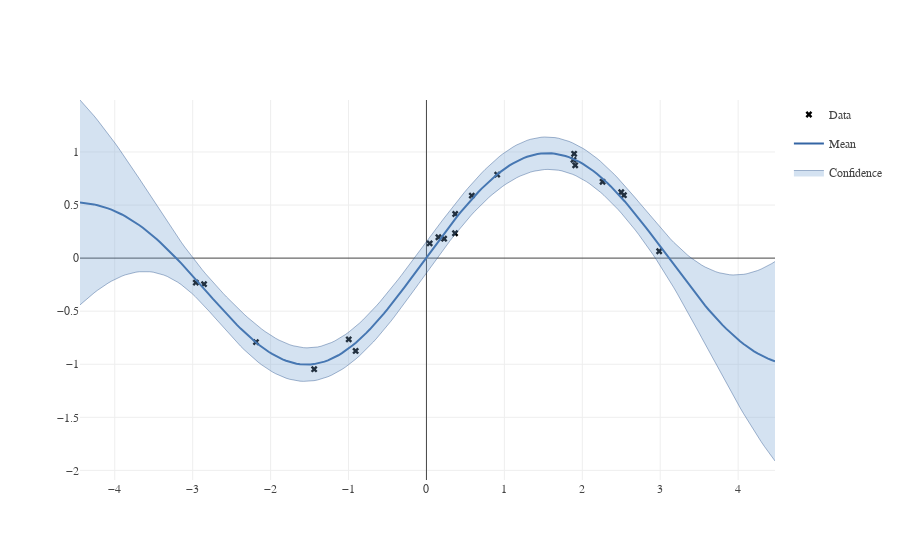

Write notebook code for a chart like this one.
### Markdown cell above
In this simple example, the objective function (usually!) has only one local minima, and each of the found solutions are the same. 

Once again, we can use `print(m)` and `m.plot()` to look at the resulting model resulting model. This time, the paraemters values have been optimized agains the log likelihood (aka the log marginal likelihood): the fit shoul dbe much better.

### Code cell
display(m)
fig = m.plot()
GPy.plotting.show(fig, filename='basic_gp_regression_notebook_optimized')

### Figure 1 — Plotly figure (JSON) as saved in the notebook; plotly's stock layout.template omitted (floating-point values rounded to 4 significant figures; data arrays with more than 128 entries replaced by an {"elided": "..."} marker saying what was removed)
{"data": [{"marker": {"color": "black", "symbol": "x"}, "mode": "markers", "name": "Data", "showlegend": true, "type": "scatter", "uid": "a7e55cbb-98a4-4f8a-9d91-22285349439a", "x": [0.9082, 1.887, 2.534, 2.5, 0.3666, -1.441, -0.9972, 2.987, 0.1536, 1.895, 0.5821, 0.04158, -0.9088, 0.2266, -2.96, 2.26, 0.3689, -2.854, 1.909, -2.188], "xaxis": "x", "y": [0.7864, 0.926, 0.593, 0.6207, 0.2344, -1.047, -0.7655, 0.06479, 0.1967, 0.9829, 0.589, 0.1387, -0.8748, 0.1828, -0.2311, 0.7192, 0.4155, -0.2451, 0.8746, -0.7913], "yaxis": "y"}, {"line": {"color": "#3465a4", "width": 2}, "mode": "lines", "name": "Mean", "showlegend": true, "type": "scatter", "uid": "da15db61-fd8c-4cdb-8bb9-d91801b6e5c9", "x": {"elided": "200 float values"}, "xaxis": "x", "y": {"elided": "200 float values"}, "yaxis": "y"}, {"fillcolor": "rgba(114, 159, 207, 0.3)", "legendgroup": "Confidence_fill_(1,1)", "line": {"color": "#204a87", "width": 0.4}, "mode": "lines", "name": "Confidence", "opacity": 0.3, "showlegend": false, "type": "scatter", "uid": "f595b53b-1113-45b4-b7b5-65a434d089d6", "x": {"elided": "200 float values"}, "xaxis": "x", "y": {"elided": "200 float values"}, "yaxis": "y"}, {"fill": "tonextx", "fillcolor": "rgba(114, 159, 207, 0.3)", "legendgroup": "Confidence_fill_(1,1)", "line": {"color": "#204a87", "width": 0.4}, "mode": "lines", "name": "Confidence", "opacity": 0.3, "showlegend": true, "type": "scatter", "uid": "a9dd51cd-f16a-4140-9d5c-33f6618d5a8e", "x": {"elided": "200 float values"}, "xaxis": "x", "y": {"elided": "200 float values"}, "yaxis": "y"}], "layout": {"font": {"family": "Raleway, sans-serif"}, "showlegend": true, "xaxis": {"anchor": "y", "domain": [0, 1]}, "yaxis": {"anchor": "x", "domain": [0, 1]}}}
